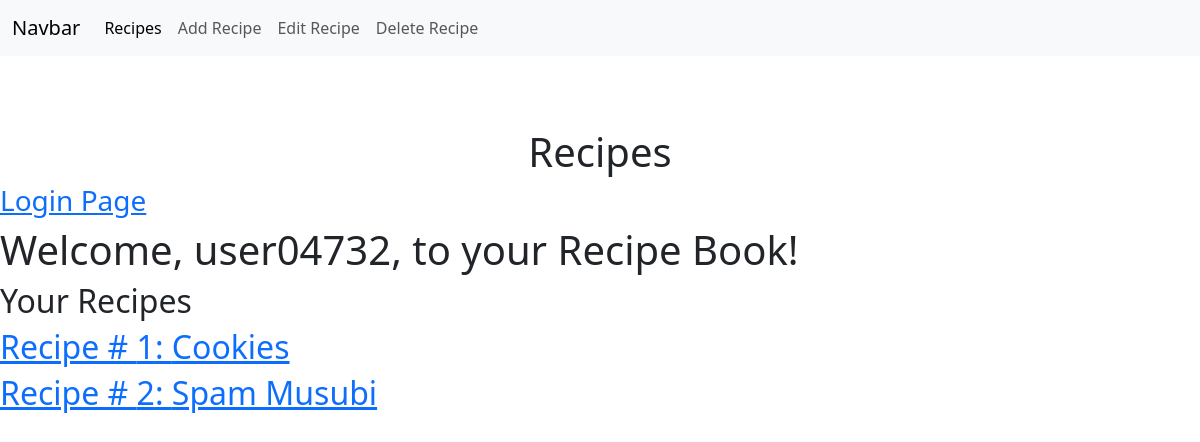
Page /recipes on the committed database.
### app/models.py (models this page shows)
class Recipe(db.Model):
	id = db.Column(db.Integer, primary_key=True)
	title = db.Column(db.String(80))
	description = db.Column(db.Text)
	ingredients = db.Column(db.Text)
	instructions = db.Column(db.Text)
	created = db.Column(db.DateTime)

### app/routes.py (the view)
@myapp_obj.route("/", methods=["GET","POST"])
@myapp_obj.route("/recipes", methods=["GET","POST"])
def main():
	username = "user04732"
	recipes = Recipe.query.all()
	return render_template("recipes.html", username=username, recipes=recipes)

### app/templates/recipes.html
{% extends 'base.html' %}
{% block header %}
	<br><br><br>
	<h1 class="text-center">{% block title %}Recipes{% endblock %}</h1>
{% endblock %}
{% block content %}
		<h3><a href="{{url_for('login')}}">Login Page</a></h3>
		<h1>Welcome, {{username}}, to your Recipe Book!</h1>
		<h2> Your Recipes</h2>
		<form method="POST" action="/">
		{% for recipe in recipes %}
			<h2><a href="/recipe/{{recipe.id}}">Recipe # {{recipe.id}}: {{recipe.title}}</a></h2>
		{% endfor %}
		</form>
{% endblock %}

### rows in the picture
Recipe: id "1", title "Cookies"
Recipe: id "2", title "Spam Musubi"

### other values in the picture
{{ username }} "user04732"
